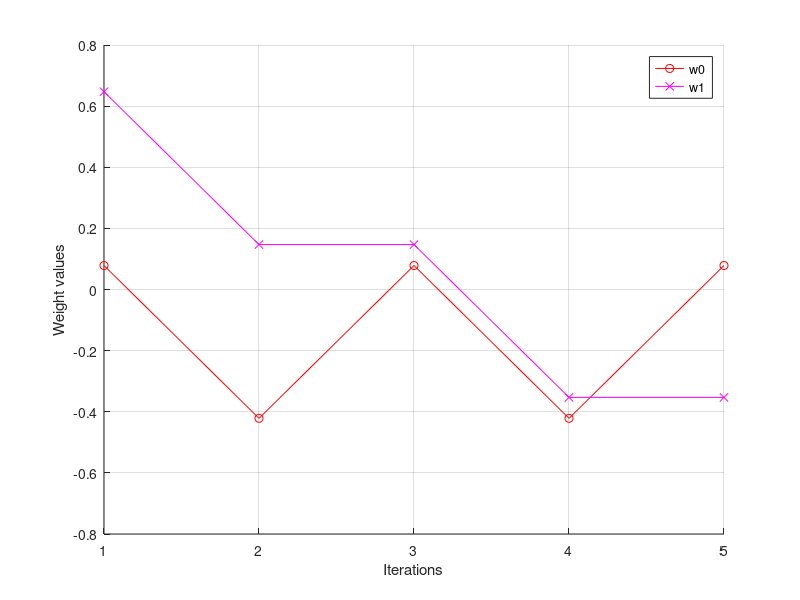
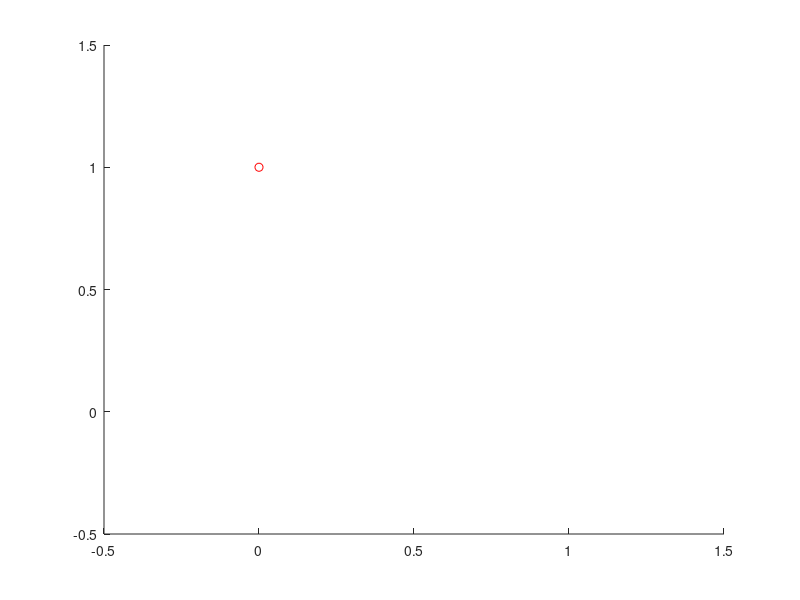

These figures' MATLAB source, in order: (Note: this script raises an error after producing the figures.)
% Initialise
clc;
clear;
close all;

% Initialise teachers (inputs)
AND_teacher = [1 1 1 1; 0 0 1 1 ; 0 1 0 1 ; 0 0 0 1];
OR_teacher = [1 1 1 1 ; 0 0 1 1 ; 0 1 0 1 ; 0 1 1 1];
COMPLEMENT_teacher = [1 1 ; 0 1 ; 1 0];
NAND_teacher = [1 1 1 1 ; 0 0 1 1 ; 0 1 0 1 ; 1 1 1 0];
XOR_teacher = [1 1 1 1 ; 0 1 0 1 ; 0 0 1 1 ; 0 1 1 0];

teacher = COMPLEMENT_teacher;           % change this for each logic gate
rate = 0.5;                             % change this for learning rate

[dim, num_input] = size(teacher);
counter = 1;

weights = rand(1,dim-1);            


classified = false;

while not (classified)
    classified = true;
    for i = 1 : num_input
        y = dot(weights(counter,1:dim-1), teacher(1:dim-1 , i)) >= 0;
        error = teacher(dim,i) - y;
        if (not (error == 0))
            classified = false;
            weights(counter+1, 1:dim-1) = weights(counter, 1:dim-1) + (rate*error*teacher(1:dim-1 , i))';
            counter = counter + 1;
        end
    end
end

if dim-1 == 2
    figure;
    hold on;
    xlabel("Iterations");
    ylabel("Weight values");
    plot(weights(1:size(weights,1),1),'-ro');
    plot(weights(1:size(weights,1),2),'-mx');
    legend({'w0','w1'});
    grid on
    hold off
    
    figure;
    hold on;
    xlim([-0.5 1.5])
    ylim([-0.5 1.5])
    for i = 2
        if teacher(end,i) == 1
            plot(0,teacher(2,i),'bx');
        else
            plot(0,teacher(2,i),'ro');
        end
    end
    x = -10:100;
    m = -weights(end,2)/weights(end,3);
    c = -weights(end,1)/weights(end,3);
    y = m * x + c;
    plot(x, y,'k')
    grid on
    hold off
end

if dim-1 == 3
    figure;
    hold on;
    xlabel("Iterations");
    ylabel("Weight values");
    plot(weights(1:size(weights,1),1),'-ro');
    plot(weights(1:size(weights,1),2),'-mx');
    plot(weights(1:size(weights,1),3),'-b+');
    legend({'w0','w1','w2'});
    grid on
    hold off
    
    figure;
    hold on;
    xlim([-0.5 1.5])
    ylim([-0.5 1.5])
    for i = 1:num_input
        if teacher(end,i) == 1
            plot(teacher(2,i),teacher(3,i),'bx');
        else
            plot(teacher(2,i),teacher(3,i),'ro');
        end
    end
    x = -10:100;
    m = -weights(end,2)/weights(end,3);
    c = -weights(end,1)/weights(end,3);
    y = m * x + c;
    plot(x, y,'k')
    grid on
    hold off
end





